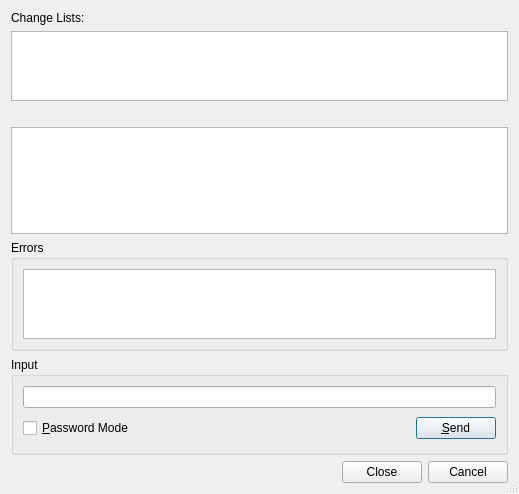
<?xml version="1.0" encoding="UTF-8"?>
<ui version="4.0">
 <class>SvnChangeListsDialog</class>
 <widget class="QDialog" name="SvnChangeListsDialog">
  <property name="geometry">
   <rect>
    <x>0</x>
    <y>0</y>
    <width>519</width>
    <height>494</height>
   </rect>
  </property>
  <property name="windowTitle">
   <string>Subversion Change Lists</string>
  </property>
  <property name="sizeGripEnabled">
   <bool>true</bool>
  </property>
  <layout class="QVBoxLayout" name="verticalLayout">
   <item>
    <widget class="QLabel" name="label">
     <property name="text">
      <string>Change Lists:</string>
     </property>
    </widget>
   </item>
   <item>
    <widget class="QListWidget" name="changeLists">
     <property name="sizePolicy">
      <sizepolicy hsizetype="Expanding" vsizetype="Expanding">
       <horstretch>0</horstretch>
       <verstretch>1</verstretch>
      </sizepolicy>
     </property>
     <property name="whatsThis">
      <string>&lt;b&gt;Change Lists&lt;/b&gt;
&lt;p&gt;Select a change list here to see the associated files in the list below.&lt;/p&gt;</string>
     </property>
     <property name="alternatingRowColors">
      <bool>true</bool>
     </property>
    </widget>
   </item>
   <item>
    <widget class="QLabel" name="filesLabel">
     <property name="text">
      <string/>
     </property>
     <property name="wordWrap">
      <bool>true</bool>
     </property>
    </widget>
   </item>
   <item>
    <widget class="QListWidget" name="filesList">
     <property name="sizePolicy">
      <sizepolicy hsizetype="Expanding" vsizetype="Expanding">
       <horstretch>0</horstretch>
       <verstretch>2</verstretch>
      </sizepolicy>
     </property>
     <property name="whatsThis">
      <string>&lt;b&gt;Files&lt;/b&gt;
&lt;p&gt;This shows a list of files associated with the change list selected above.&lt;/p&gt;</string>
     </property>
     <property name="alternatingRowColors">
      <bool>true</bool>
     </property>
    </widget>
   </item>
   <item>
    <widget class="QGroupBox" name="errorGroup">
     <property name="sizePolicy">
      <sizepolicy hsizetype="Preferred" vsizetype="Expanding">
       <horstretch>0</horstretch>
       <verstretch>1</verstretch>
      </sizepolicy>
     </property>
     <property name="title">
      <string>Errors</string>
     </property>
     <layout class="QVBoxLayout">
      <item>
       <widget class="QTextEdit" name="errors">
        <property name="readOnly">
         <bool>true</bool>
        </property>
        <property name="acceptRichText">
         <bool>false</bool>
        </property>
       </widget>
      </item>
     </layout>
    </widget>
   </item>
   <item>
    <widget class="QGroupBox" name="inputGroup">
     <property name="title">
      <string>Input</string>
     </property>
     <layout class="QGridLayout" name="_2">
      <item row="1" column="1">
       <spacer>
        <property name="orientation">
         <enum>Qt::Horizontal</enum>
        </property>
        <property name="sizeType">
         <enum>QSizePolicy::Expanding</enum>
        </property>
        <property name="sizeHint" stdset="0">
         <size>
          <width>327</width>
          <height>29</height>
         </size>
        </property>
       </spacer>
      </item>
      <item row="1" column="2">
       <widget class="QPushButton" name="sendButton">
        <property name="toolTip">
         <string>Press to send the input to the subversion process</string>
        </property>
        <property name="text">
         <string>&amp;Send</string>
        </property>
        <property name="shortcut">
         <string>Alt+S</string>
        </property>
       </widget>
      </item>
      <item row="0" column="0" colspan="3">
       <widget class="QLineEdit" name="input">
        <property name="toolTip">
         <string>Enter data to be sent to the subversion process</string>
        </property>
       </widget>
      </item>
      <item row="1" column="0">
       <widget class="QCheckBox" name="passwordCheckBox">
        <property name="toolTip">
         <string>Select to switch the input field to password mode</string>
        </property>
        <property name="text">
         <string>&amp;Password Mode</string>
        </property>
        <property name="shortcut">
         <string>Alt+P</string>
        </property>
       </widget>
      </item>
     </layout>
    </widget>
   </item>
   <item>
    <widget class="QDialogButtonBox" name="buttonBox">
     <property name="orientation">
      <enum>Qt::Horizontal</enum>
     </property>
     <property name="standardButtons">
      <set>QDialogButtonBox::Cancel|QDialogButtonBox::Close</set>
     </property>
    </widget>
   </item>
  </layout>
 </widget>
 <tabstops>
  <tabstop>changeLists</tabstop>
  <tabstop>filesList</tabstop>
  <tabstop>errors</tabstop>
  <tabstop>input</tabstop>
  <tabstop>passwordCheckBox</tabstop>
  <tabstop>sendButton</tabstop>
  <tabstop>buttonBox</tabstop>
 </tabstops>
 <resources/>
 <connections>
  <connection>
   <sender>buttonBox</sender>
   <signal>accepted()</signal>
   <receiver>SvnChangeListsDialog</receiver>
   <slot>accept()</slot>
   <hints>
    <hint type="sourcelabel">
     <x>248</x>
     <y>254</y>
    </hint>
    <hint type="destinationlabel">
     <x>157</x>
     <y>274</y>
    </hint>
   </hints>
  </connection>
  <connection>
   <sender>buttonBox</sender>
   <signal>rejected()</signal>
   <receiver>SvnChangeListsDialog</receiver>
   <slot>reject()</slot>
   <hints>
    <hint type="sourcelabel">
     <x>316</x>
     <y>260</y>
    </hint>
    <hint type="destinationlabel">
     <x>286</x>
     <y>274</y>
    </hint>
   </hints>
  </connection>
 </connections>
</ui>
